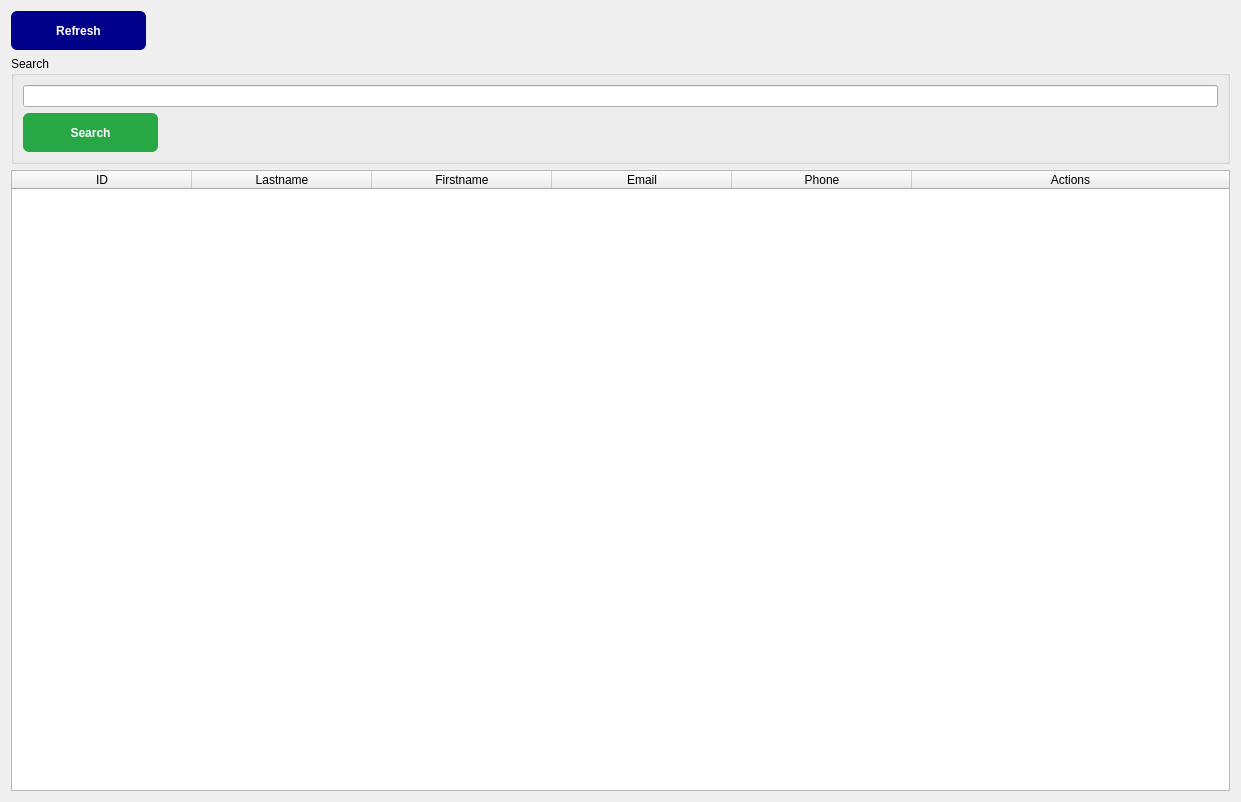
<?xml version="1.0" encoding="UTF-8"?>
<ui version="4.0">
 <class>ManageAssessor</class>
 <widget class="QWidget" name="ManageAssessor">
  <property name="geometry">
   <rect>
    <x>0</x>
    <y>0</y>
    <width>1241</width>
    <height>802</height>
   </rect>
  </property>
  <property name="windowTitle">
   <string>Form</string>
  </property>
  <layout class="QVBoxLayout" name="verticalLayout">
   <item>
    <widget class="QToolButton" name="btRefresh">
     <property name="styleSheet">
      <string notr="true">QToolButton {
    background-color: #00008B;
    color: white;
    border: none;
    border-radius: 6px;
    padding: 8px 16px;
    font-weight: bold;
    width: 100px;
    height: 20px;
}

QToolButton:hover {
    background-color: #0000FF
}
</string>
     </property>
     <property name="text">
      <string>Refresh</string>
     </property>
    </widget>
   </item>
   <item>
    <widget class="QGroupBox" name="searchBox">
     <property name="title">
      <string>Search</string>
     </property>
     <layout class="QVBoxLayout" name="verticalLayout_2">
      <item>
       <widget class="QLineEdit" name="searchLineEdit"/>
      </item>
      <item>
       <widget class="QToolButton" name="btSearch">
        <property name="styleSheet">
         <string notr="true">QToolButton {
    background-color: #28a745;
    color: white;
    border: none;
    border-radius: 6px;
    padding: 8px 16px;
    font-weight: bold;
    width: 100px;
    height: 20px;
}

QToolButton:hover {
    background-color: #5cd65c;
}
</string>
        </property>
        <property name="text">
         <string>Search</string>
        </property>
       </widget>
      </item>
     </layout>
    </widget>
   </item>
   <item>
    <widget class="QTableWidget" name="tableWidget">
     <property name="sizeAdjustPolicy">
      <enum>QAbstractScrollArea::SizeAdjustPolicy::AdjustToContents</enum>
     </property>
     <property name="columnCount">
      <number>6</number>
     </property>
     <attribute name="horizontalHeaderDefaultSectionSize">
      <number>180</number>
     </attribute>
     <attribute name="horizontalHeaderStretchLastSection">
      <bool>true</bool>
     </attribute>
     <attribute name="verticalHeaderDefaultSectionSize">
      <number>50</number>
     </attribute>
     <column>
      <property name="text">
       <string>ID</string>
      </property>
     </column>
     <column>
      <property name="text">
       <string>Lastname</string>
      </property>
     </column>
     <column>
      <property name="text">
       <string>Firstname</string>
      </property>
     </column>
     <column>
      <property name="text">
       <string>Email</string>
      </property>
     </column>
     <column>
      <property name="text">
       <string>Phone</string>
      </property>
     </column>
     <column>
      <property name="text">
       <string>Actions</string>
      </property>
     </column>
    </widget>
   </item>
  </layout>
 </widget>
 <resources/>
 <connections/>
</ui>
